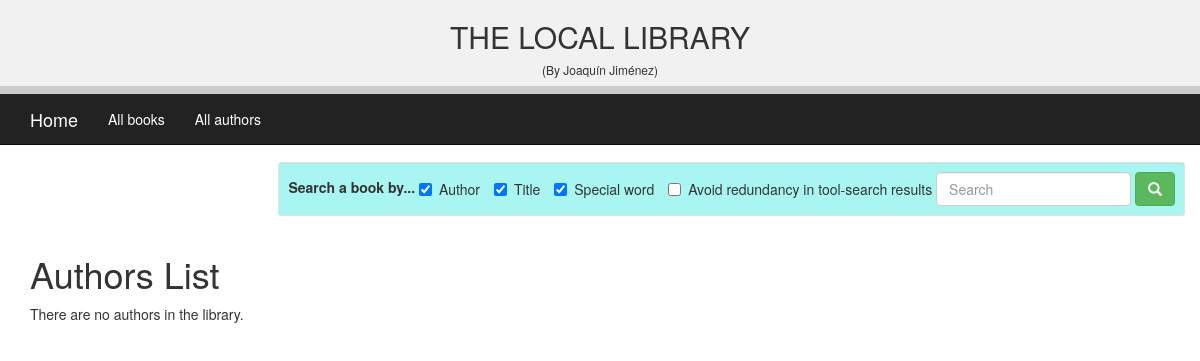
The app's page /catalog/authors/, older data.
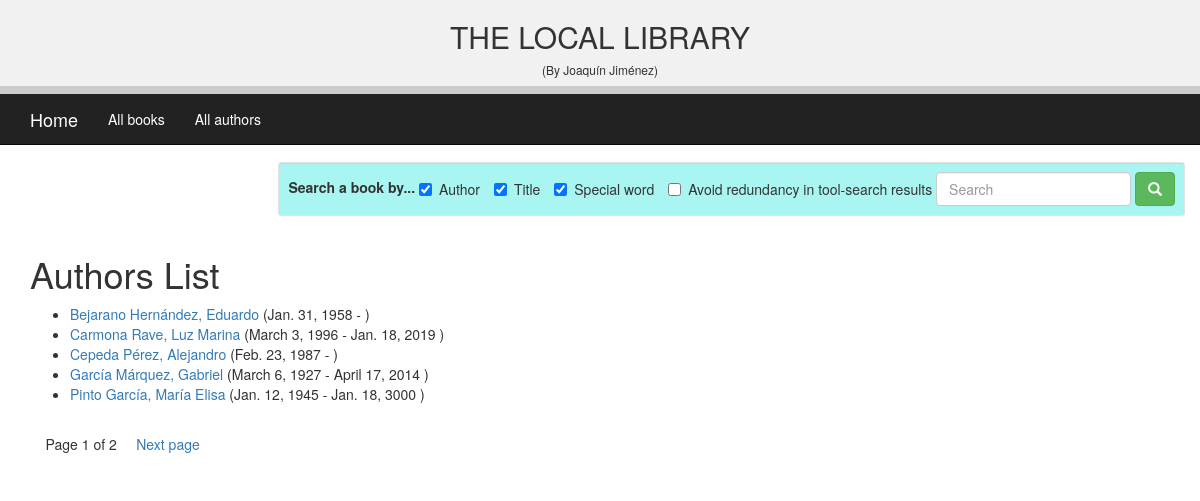
The same page, newer data.
### catalog/models.py (models this page shows, shortened)
class Author(models.Model):
    first_name = models.CharField(max_length=100)
    last_name = models.CharField(max_length=100)
    date_of_birth = models.DateField(null=True, blank=True)
    date_of_death = models.DateField('Died', null=True, blank=True)
    class Meta:
        ordering = ['last_name', 'first_name']
    def get_absolute_url(self):
        return reverse('author-detail', args=[str(self.id)])

### catalog/views.py (the view)
# urls.py: path('authors/', views.AuthorsListView.as_view(), name='authors'),
class AuthorsListView(generic.ListView):
    model = Author
    context_object_name = 'authors_list'
    template_name = 'authors/authors_template.html'
    def get_queryset(self):
        return Author.objects.all()
    paginate_by = 5

### catalog/templates/authors/authors_template.html
{% extends "base_generic.html" %}
{% block content %}
  <h1>Authors List</h1>
  {% if authors_list %}
    <ul>
      {% for author in authors_list %}
        <li>
          <span>
            <a href="{{ author.get_absolute_url }}"> {{ author.last_name }}, {{author.first_name}} </a>
            ({{ author.date_of_birth }} -
            {% if author.date_of_death %}
            {{ author.date_of_death }}
            {% endif %}
            )
          </span>
        </li>
      {% endfor %}
    </ul>
  {% else %}
    <p>There are no authors in the library.</p>
  {% endif %}
{% endblock %}

Row changes from the older to the newer data that the page shows:
added Author: last_name "Bejarano Hernández", first_name "Eduardo", date_of_birth "Jan. 31, 1958"
added Author: last_name "Carmona Rave", first_name "Luz Marina", date_of_birth "March 3, 1996", date_of_death "Jan. 18, 2019"
added Author: last_name "Cepeda Pérez", first_name "Alejandro", date_of_birth "Feb. 23, 1987"
added Author: last_name "García Márquez", first_name "Gabriel", date_of_birth "March 6, 1927", date_of_death "April 17, 2014"
added Author: last_name "Pinto García", first_name "María Elisa", date_of_birth "Jan. 12, 1945", date_of_death "Jan. 18, 3000"
Text that changed along with them:
{{ page_obj.number }}: (not shown) → "1"
{{ page_obj.paginator.num_pages }}: (not shown) → "2"
text no longer shown: "There are no authors in the library."
text now shown: "Page of Next page"
